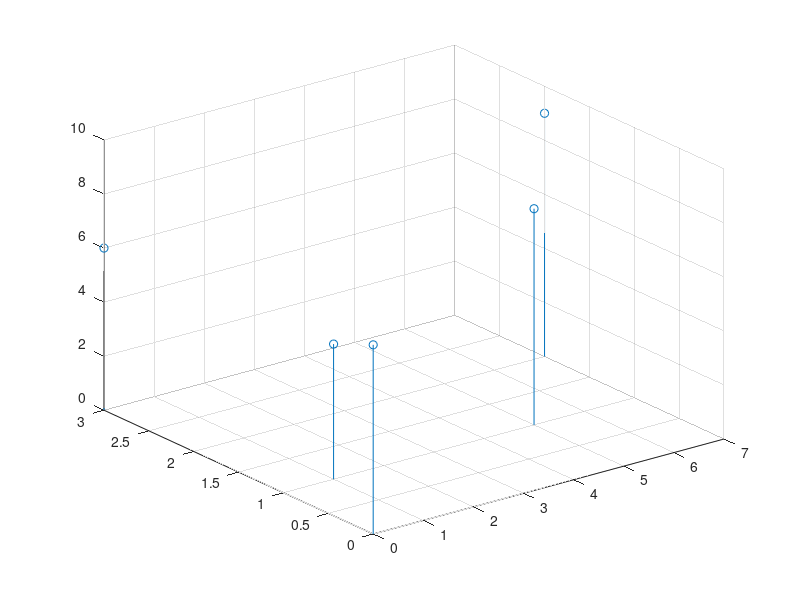

This figure's MATLAB source: (Note: this script raises an error after producing the figure.)
x = [5 8 9 7 6 5]

y = [4 5 8 7 9 6 ]

plot(x,y)

plot(x) 

x = magic(6) 

plot(x,y)  

plot(x,y,'*')

plot(x,y,'--')

plot(x,y,'Color',[0,0.7,0.9])

plot(x,y,'Color',[0,0.7,1.0])

plot(x,y,'Color',[0,0.7,0.9]); title('2-D line plot'); xlabel('x-axis'); ylabel('values'); 

%Plotting 3D data

A = [1 5 0 7 0]

B = [1 1 0 2 3 ]

C = [5 8 7 9 6]

plot3(A,B,C)

stem3(A,B,C) 

impz(A,B,C) 

%Plotting options

x = rand(10,1);

y = rand(10,1);

z = rand(10,1);

plot(x,y); 

figure, plot(x,y);  % for holding a plot so that it is not over written 


subplot(2,2,1), plot(x,y); 
subplot(2,2,2), plot(x,z); 
subplot(2,2,3), plot(y,z); 
subplot(2,2,4), plot(x,x); 

%Combining plots with hold on
x = 0:0.2:10; 

y1 = sin(x);

plot(x,y1); 

hold on

y2 = sin(x/2); 

plot(x,y2);  

plot(x,y2);

y3 = 2*sin(x); 

scatter(x,y3)

bar(x,y3)

%Creating plots with two axes



month = 1:12; 

percep = [3.4 3.3 4.3 3.7 3.5 3.7 3.4 3.4 3.4 3.9 4.0 3.8];

temp = [16 25 40 58 59 70 77 77 65 56 47 34]; 

yyaxis left

figure,plot(month,percep); 

ylabel('percipitation'); 

xlabel('month'); 

yyaxis right 

plot(month,temp); 

ylabel('temperature'); 

%Animate lines
figure; % Open a new figure

h=animatedline;

x=1:1000;
y=sin(x);

for i=1:length(x)
    addpoints(h,x(i),y(i));
    drawnow;
end

% Save the animation's final frame
%frame = getframe(gcf); % Capture the current frame
%imwrite(frame.cdata, fullfile(save_folder, 'Animated_Sine_Wave.png')); 

%Bar graphs
figure;

y = [20 25 30 50 90 80];

x = 2000:2005; 

bar(x,y); % also try bar(x,y,0.1 )

y = [20 25 30 50 90 80; 50 60 70 80 90 100]; 

bar(y); 

bar(y,'stacked'); 

barh(y); 

barh(y,'stacked'); 

barh(x,y); 

barh(x,y,0.4); 

